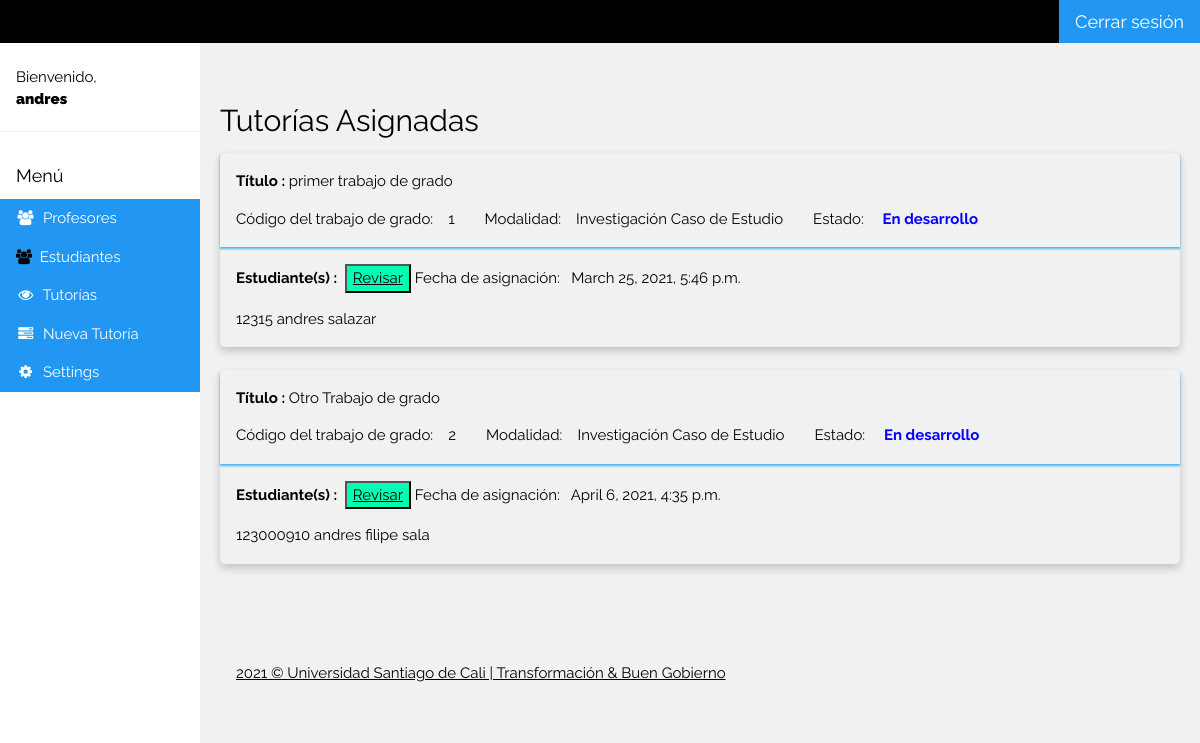
The app's page /tragrados/ (signed in) with its own data.
### appusc/models.py (models this page shows, shortened)
class tgrados(models.Model):
    titulo=models.CharField(max_length=400)
    estado=models.CharField(max_length=100,choices=estados,default='En desarrollo')
    modalidad=models.CharField(max_length=100,choices=modalidades,default='Investigación Caso de Estudio')
    cedula1=models.IntegerField()
    nombre1=models.CharField(max_length=400)
    apellidos1=models.CharField(max_length=400)
    programa1=models.CharField(max_length=400)
    cedula2=models.IntegerField(blank=True,null=True)
    nombre2=models.CharField(max_length=400,blank=True, default='')
    apellidos2=models.CharField(max_length=400,blank=True, default='')
    programa2=models.CharField(max_length=400,blank=True, default='')
    cedula3=models.IntegerField(blank=True,null=True)
    nombre3=models.CharField(max_length=400,blank=True, default='')
    apellidos3=models.CharField(max_length=400,blank=True, default='')
    programa3=models.CharField(max_length=400,blank=True, default='')
    fecha_asignacion=models.DateTimeField(default=timezone.now)

### appusc/views.py (the view)
# urls.py: path('tragrados/',views.tragrados),
def tragrados(request):
    tgs=tgrados.objects.all()
    return render(request,'appusc/tragrados_tm.html',{'tgs':tgs})

### appusc/templates/appusc/tragrados_tm.html (shortened to what this page needs)
{% extends 'appusc/base.html' %}
    {% block content %}
        <br>
        <br>
            <h2>Tutorías Asignadas</h2>
            {% for registro in tgs %}
            <div class="card">
              <div class="leftcontainer">
                <p><b>Título : </b>{{ registro.titulo }}</p>
                <p> Código del trabajo de grado:&emsp;{{ registro.id }}&emsp;&emsp;Modalidad:&emsp;{{ registro.modalidad }}&emsp;&emsp;Estado:&emsp; <b style="color: rgb(4, 0, 255);">{{ registro.estado }}</b></p>
              </div>
              <div class="container">
                <p><b>Estudiante(s) :</b>&nbsp;&nbsp;<button style=" background-color: rgb(0, 255, 179);"><a href="{% url 'tgrados_historial_tm' registro.id %}" type="submit">Revisar</a></button>&nbsp;Fecha de asignación: &nbsp; {{ registro.fecha_asignacion }} </p>
                <p>{{ registro.cedula1 }}&nbsp;{{ registro.nombre1 }}&nbsp;{{ registro.apellidos1 }}</p>
               </div>
            </div>
            <br>
            {% endfor %}
            <br>
     {% endblock %}

### appusc/templates/appusc/base.html (shortened to what this page needs)
{% load static %}
<!DOCTYPE html>
<html>
<link rel="stylesheet" href="{% static 'css/w3.css' %}">
<link rel="stylesheet" href="https://cdnjs.cloudflare.com/ajax/libs/font-awesome/4.7.0/css/font-awesome.min.css">
<body class="w3-light-grey">
<div class="w3-bar w3-top w3-black w3-large" style="z-index:4">
  <a class="w3-button w3-blue w3-right" href="/detail">Cerrar sesión</a>
</div>
<nav class="w3-sidebar w3-collapse w3-white w3-animate-left" style="z-index:3;width:200px;" id="mySidebar"><br>
  <div class="w3-container w3-row">
    <div class="w3-col s8 w3-bar">
      <span>Bienvenido, <strong><b>{{request.user.username}}</b></strong></span><br>
    </div>
  </div>
  <hr>
  <div class="w3-container">
    <h5>Menú</h5>
  </div>
  <div class="w3-bar-block">
    <a href="/ctg_listaprofes_tm" class="w3-bar-item w3-button w3-padding w3-blue"><i class="fa fa-users fa-fw"></i>  Profesores</a>
    <a href="/ctg_listaestudiantes_tm" class="w3-bar-item w3-button w3-padding w3-blue"><i class="fa fa-users w3-text-black"></i>  Estudiantes</a>
    <a href="/tragrados" class="w3-bar-item w3-button w3-padding w3-blue"><i class="fa fa-eye fa-fw"></i>  Tutorías</a>
    <a href="/nuevatutoria" class="w3-bar-item w3-button w3-padding w3-blue"><i class="fa fa-tasks fa-fw"></i>  Nueva Tutoría</a>
    <a href="#" class="w3-bar-item w3-button w3-padding w3-blue"><i class="fa fa-cog fa-fw"></i>  Settings</a><br><br>
  </div>
</nav>
<div class="w3-main" style="margin-left:220px;margin-top:43px;margin-right: 20px;">
  {% block content %}
  {% endblock %}
  <br>
  <footer class="w3-container w3-padding-16 w3-light-grey">
    <p> <a href="https://www.usc.edu.co" target="_blank">2021 © Universidad Santiago de Cali  |  Transformación & Buen Gobierno</a></p>
  </footer>
</div>
</body>
</html>

### appusc/static/css/w3.css (style rules this page uses)
html { box-sizing:border-box }
*,*:before,*:after { box-sizing:inherit }
html { -ms-text-size-adjust:100%;-webkit-text-size-adjust:100% }
body { margin:0 }
article,aside,details,figcaption,figure,footer,header,main,menu,nav,section { display:block }
a { background-color:transparent }
b,strong { font-weight:bolder }
hr { box-sizing:content-box;height:0;overflow:visible }
button,input,select,textarea,optgroup { font:inherit;margin:0 }
button,input { overflow:visible }
button,select { text-transform:none }
button,[type=button],[type=reset],[type=submit] { -webkit-appearance:button }
html,body { font-family:Verdana,sans-serif;font-size:15px;line-height:1.5 }
html { overflow-x:hidden }
h2 { font-size:30px }
h5 { font-size:18px }
h1,h2,h3,h4,h5,h6 { font-family:"Segoe UI",Arial,sans-serif;font-weight:400;margin:10px 0 }
hr { border:0;border-top:1px solid #eee;margin:20px 0 }
a { color:inherit }
.w3-btn,.w3-button { border:none;display:inline-block;padding:8px 16px;vertical-align:middle;overflow:hidden;text-decoration:none;color:inherit;background-color:inherit;text-align:center;cursor:pointer;white-space:nowrap }
.w3-btn,.w3-button { -webkit-touch-callout:none;-webkit-user-select:none;-khtml-user-select:none;-moz-user-select:none;-ms-user-select:none;user-select:none }
.w3-sidebar { height:100%;width:200px;background-color:#fff;position:fixed!important;z-index:1;overflow:auto }
.w3-main,#main { transition:margin-left .4s }
.w3-bar { width:100%;overflow:hidden }
.w3-bar .w3-button { white-space:normal }
.w3-bar-block .w3-bar-item { width:100%;display:block;padding:8px 16px;text-align:left;border:none;white-space:normal;float:none;outline:0 }
.w3-container:after,.w3-container:before,.w3-panel:after,.w3-panel:before,.w3-row:after,.w3-row:before,.w3-row-padding:after,.w3-row-padding:before, .w3-cell-row:before,.w3-cell-row:after,.w3-clear:after,.w3-clear:before,.w3-bar:before,.w3-bar:after { content:"";display:table;clear:both }
.w3-col,.w3-half,.w3-third,.w3-twothird,.w3-threequarter,.w3-quarter { float:left;width:100% }
.w3-col.s8 { width:66.66666% }
@media (min-width:993px) { .w3-sidebar.w3-collapse { display:block!important } }
.w3-top,.w3-bottom { position:fixed;width:100%;z-index:1 }
.w3-top { top:0 }
.w3-container,.w3-panel { padding:0.01em 16px }
.w3-animate-left { position:relative;animation:animateleft 0.4s }
.w3-large { font-size:18px!important }
.w3-padding { padding:8px 16px!important }
.w3-padding-16 { padding-top:16px!important;padding-bottom:16px!important }
.w3-right { float:right!important }
.w3-blue,.w3-hover-blue:hover { color:#fff!important;background-color:#2196F3!important }
.w3-white,.w3-hover-white:hover { color:#000!important;background-color:#fff!important }
.w3-black,.w3-hover-black:hover { color:#fff!important;background-color:#000!important }
.w3-light-grey,.w3-hover-light-grey:hover,.w3-light-gray,.w3-hover-light-gray:hover { color:#000!important;background-color:#f1f1f1!important }
.w3-text-black,.w3-hover-text-black:hover { color:#000!important }

### appusc/templates/appusc/base.html (style rules this page uses)
html,body,h1,h2,h3,h4,h5 { font-family: "Raleway", sans-serif }

### appusc/templates/appusc/tragrados_tm.html (style rules this page uses)
.card { box-shadow: 0 4px 8px 0 rgba(0,0,0,0.2); margin-left:0px; margin-right: 20px; transition: 0.3s; width: 100%; border-radius: 5px; }
.container { padding: 2px 16px; }
.leftcontainer { padding: 2px 16px; box-shadow: 0 2px 2px 0 rgba(7, 156, 241, 0.712); margin-left:0px; margin-right: 0px; }

### records on screen
tgrados: titulo "primer trabajo de grado", id "1", modalidad "Investigación Caso de Estudio", estado "En desarrollo", fecha_asignacion "March 25, 2021, 5:46 p.m.", cedula1 "12315", nombre1 "andres", apellidos1 "salazar"
tgrados: titulo "Otro Trabajo de grado", id "2", modalidad "Investigación Caso de Estudio", estado "En desarrollo", fecha_asignacion "April 6, 2021, 4:35 p.m.", cedula1 "123000910", nombre1 "andres filipe", apellidos1 "sala"

### other values on screen
{{ request.user.username }} "andres"
